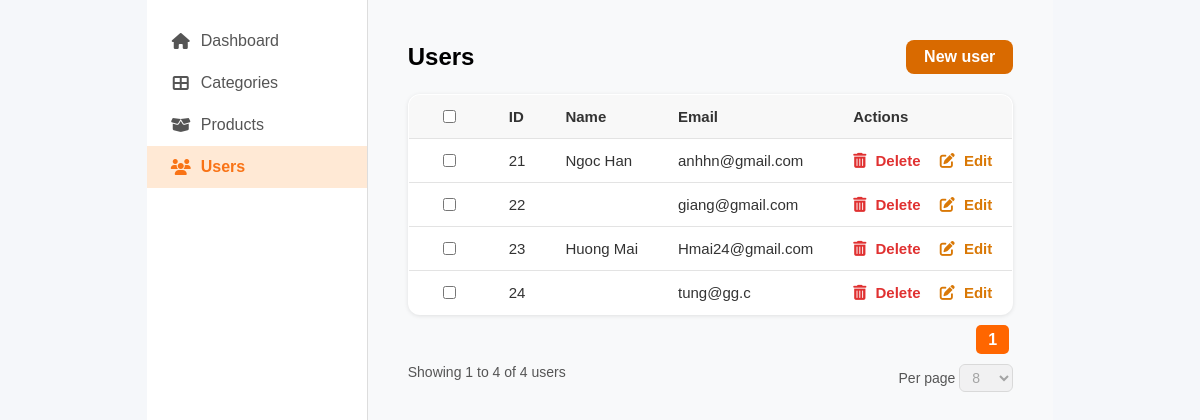
The page /Admin/user.php on the database as committed earlier.
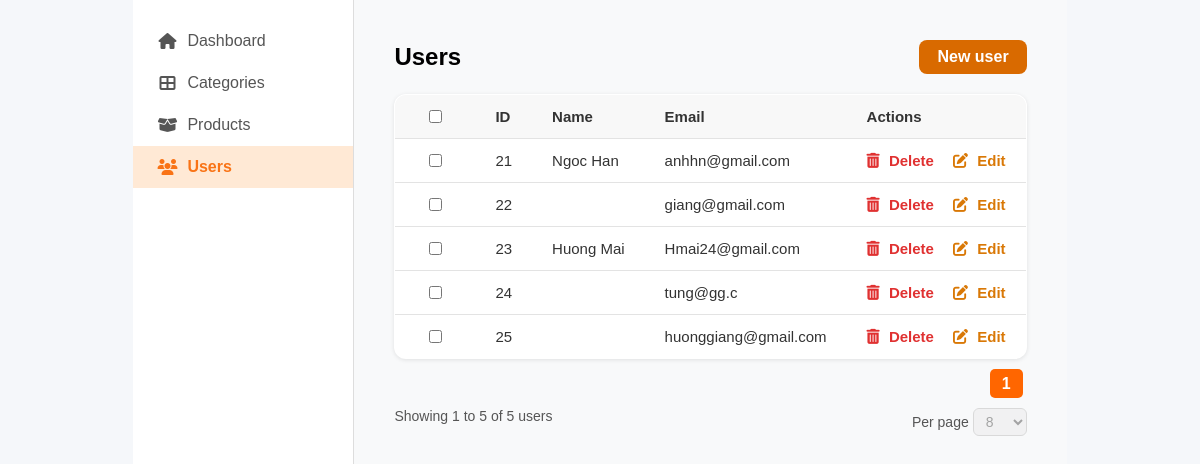
The same page on the database as committed later.
### tables this page shows
CREATE TABLE `users` (
  `id` int(11) NOT NULL,
  `email` varchar(255) NOT NULL,
  `password` varchar(255) NOT NULL,
  `created_at` timestamp NOT NULL DEFAULT current_timestamp(),
  `remember_token` varchar(64) DEFAULT NULL,
  `token_expiry` datetime DEFAULT NULL,
  `first_name` varchar(50) DEFAULT NULL,
  `last_name` varchar(50) DEFAULT NULL,
  `phone` varchar(20) DEFAULT NULL
);

### Admin/user.php (the view, shortened to what this page needs)
<?php
$conn = new mysqli('localhost', 'root', '', 'ecobazar');
$limit = 8;
$page = isset($_GET['page']) ? max(1, intval($_GET['page'])) : 1;
$start = ($page - 1) * $limit;
$sql = "SELECT * FROM users ORDER BY id ASC LIMIT $start, $limit";
$result = $conn->query($sql);
$countSql = "SELECT COUNT(*) AS total FROM users";
$countResult = $conn->query($countSql);
$totalRows = $countResult->fetch_assoc()['total'];
$totalPages = ceil($totalRows / $limit);
?>
<!DOCTYPE html>
<html lang="en">
<head>
  <link rel="stylesheet" href="assets/style.css" />
  <link rel="stylesheet" href="https://cdnjs.cloudflare.com/ajax/libs/font-awesome/6.5.0/css/all.min.css" />
</head>
<body>
  <div class="dashboard-container">
    <aside class="sidebar">
      <ul>
        <li><i class="fas fa-home"></i> Dashboard</li>
        <li><i class="fas fa-th-large"></i> Categories</li>
        <li><i class="fas fa-box-open"></i> Products</li>
        <li class="active"><i class="fas fa-users"></i> Users</li>
      </ul>
    </aside>
    <main class="main-content">
      <div class="header-row">
        <h2>Users</h2>
        <a href="user_new.php" class="btn-new-category">New user</a>
      </div>
      <table class="category-table">
        <thead>
          <tr>
            <th><input type="checkbox" /></th>
            <th>ID</th>
            <th>Name</th>
            <th>Email</th>
            <th>Actions</th>
          </tr>
        </thead>
        <tbody>
          <?php if ($result->num_rows > 0): ?>
            <?php while($row = $result->fetch_assoc()): ?>
              <tr>
                <td><input type="checkbox" /></td>
                <td><?php echo htmlspecialchars($row['id']); ?></td>
                <td><?php echo htmlspecialchars($row['first_name']); ?></td>
                <td><?php echo htmlspecialchars($row['email']); ?></td>
                <td>
                  <a href="user.php?delete_id=<?php echo $row['id']; ?>&page=<?php echo $page; ?>"
                     onclick="return confirm('Bạn có chắc muốn xóa?')"
                     class="delete-link">
                    <i class="fas fa-trash-alt"></i> Delete
                  </a>
                  <a href="user_edit.php?id=<?php echo $row['id']; ?>" class="edit-link">
                    <i class="fas fa-edit"></i> Edit
                  </a>
                </td>
              </tr>
            <?php endwhile; ?>
          <?php else: ?>
            <tr><td colspan="4">Không có người dùng nào.</td></tr>
          <?php endif; ?>
        </tbody>
      </table>
      <div class="pagination">
        <?php for ($i = 1; $i <= $totalPages; $i++): ?>
          <a href="?page=<?php echo $i; ?>" class="<?php echo ($i == $page) ? 'active' : ''; ?>">
            <?php echo $i; ?>
          </a>
        <?php endfor; ?>
      </div>
      <div class="table-footer">
        <div>Showing <?php echo min($start + 1, $totalRows); ?> to <?php echo min($start + $limit, $totalRows); ?> of <?php echo $totalRows; ?> users</div>
        <div>
          Per page
          <select disabled>
            <option selected>8</option>
          </select>
        </div>
      </div>
    </main>
  </div>
</body>
</html>

Rows that differ between the two databases and show on the page:
added users: id "25", email "huonggiang@gmail.com"
Other text that changed with them:
min($start + $limit, $totalRows): "4" → "5"
$totalRows: "4" → "5"
